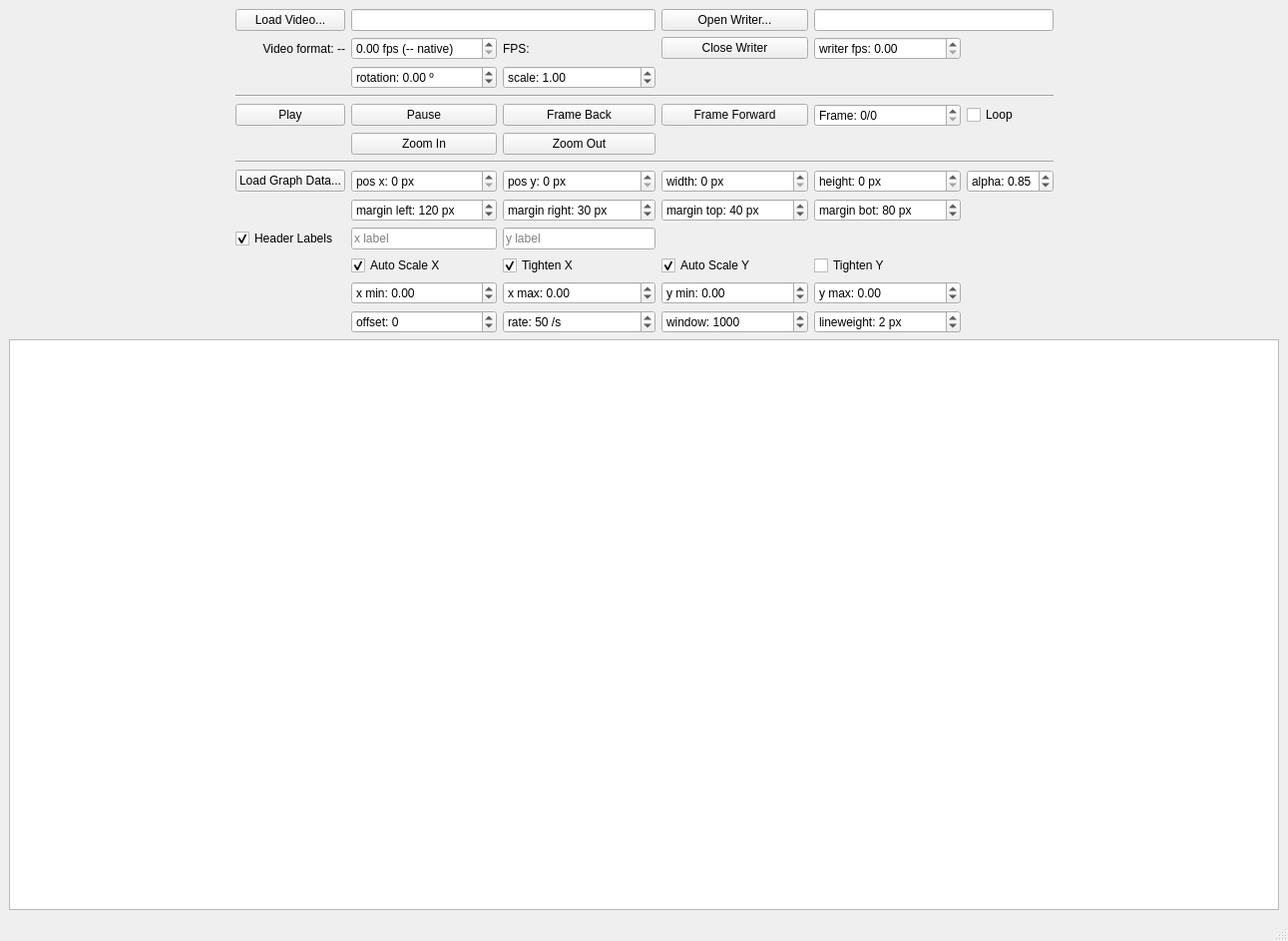
<?xml version="1.0" encoding="UTF-8"?>
<ui version="4.0">
 <class>MainWindow</class>
 <widget class="QMainWindow" name="MainWindow">
  <property name="geometry">
   <rect>
    <x>0</x>
    <y>0</y>
    <width>1291</width>
    <height>943</height>
   </rect>
  </property>
  <property name="windowTitle">
   <string>CV Movie Plot</string>
  </property>
  <widget class="QWidget" name="centralwidget">
   <layout class="QGridLayout" name="gridLayout">
    <item row="3" column="3">
     <widget class="QDoubleSpinBox" name="doubleSpinBoxScale">
      <property name="prefix">
       <string>scale: </string>
      </property>
      <property name="singleStep">
       <double>0.100000000000000</double>
      </property>
      <property name="value">
       <double>1.000000000000000</double>
      </property>
     </widget>
    </item>
    <item row="2" column="1">
     <widget class="QLabel" name="labelVideoFormat">
      <property name="text">
       <string>Video format: --</string>
      </property>
      <property name="alignment">
       <set>Qt::AlignRight|Qt::AlignTrailing|Qt::AlignVCenter</set>
      </property>
     </widget>
    </item>
    <item row="12" column="3">
     <widget class="QDoubleSpinBox" name="doubleSpinBoxXMax">
      <property name="prefix">
       <string>x max: </string>
      </property>
      <property name="minimum">
       <double>-999999999999999983222784.000000000000000</double>
      </property>
      <property name="maximum">
       <double>100000000000000004764729344.000000000000000</double>
      </property>
     </widget>
    </item>
    <item row="0" column="5" colspan="2">
     <widget class="QLineEdit" name="lineEditFileNameOut"/>
    </item>
    <item row="8" column="3">
     <widget class="QSpinBox" name="spinBoxGraphY">
      <property name="suffix">
       <string> px</string>
      </property>
      <property name="prefix">
       <string>pos y: </string>
      </property>
     </widget>
    </item>
    <item row="11" column="4">
     <widget class="QCheckBox" name="checkBoxAutoScaleY">
      <property name="text">
       <string>Auto Scale Y</string>
      </property>
      <property name="checked">
       <bool>true</bool>
      </property>
     </widget>
    </item>
    <item row="8" column="1">
     <widget class="QPushButton" name="pushButtonLoadGraph">
      <property name="text">
       <string>Load Graph Data...</string>
      </property>
     </widget>
    </item>
    <item row="6" column="2">
     <widget class="QPushButton" name="pushButtonZoomIn">
      <property name="text">
       <string>Zoom In</string>
      </property>
     </widget>
    </item>
    <item row="7" column="1" colspan="6">
     <widget class="Line" name="line">
      <property name="orientation">
       <enum>Qt::Horizontal</enum>
      </property>
     </widget>
    </item>
    <item row="10" column="1">
     <widget class="QCheckBox" name="checkBoxHasHeaders">
      <property name="text">
       <string>Header Labels</string>
      </property>
      <property name="checked">
       <bool>true</bool>
      </property>
     </widget>
    </item>
    <item row="3" column="2">
     <widget class="QDoubleSpinBox" name="doubleSpinBoxRotate">
      <property name="prefix">
       <string>rotation: </string>
      </property>
      <property name="suffix">
       <string> º</string>
      </property>
      <property name="minimum">
       <double>-360.000000000000000</double>
      </property>
      <property name="maximum">
       <double>360.000000000000000</double>
      </property>
      <property name="value">
       <double>0.000000000000000</double>
      </property>
     </widget>
    </item>
    <item row="8" column="4">
     <widget class="QSpinBox" name="spinBoxGraphW">
      <property name="suffix">
       <string> px</string>
      </property>
      <property name="prefix">
       <string>width: </string>
      </property>
     </widget>
    </item>
    <item row="2" column="2">
     <widget class="QDoubleSpinBox" name="doubleSpinBoxFpsSet">
      <property name="suffix">
       <string> fps (-- native)</string>
      </property>
     </widget>
    </item>
    <item row="8" column="5">
     <widget class="QSpinBox" name="spinBoxGraphH">
      <property name="suffix">
       <string> px</string>
      </property>
      <property name="prefix">
       <string>height: </string>
      </property>
     </widget>
    </item>
    <item row="2" column="3">
     <widget class="QLabel" name="labelCurrentFps">
      <property name="text">
       <string>FPS: </string>
      </property>
     </widget>
    </item>
    <item row="5" column="5">
     <widget class="QSpinBox" name="spinBoxFrame">
      <property name="suffix">
       <string>/0</string>
      </property>
      <property name="prefix">
       <string>Frame: </string>
      </property>
      <property name="maximum">
       <number>999999999</number>
      </property>
     </widget>
    </item>
    <item row="11" column="5">
     <widget class="QCheckBox" name="checkBoxTightenY">
      <property name="text">
       <string>Tighten Y</string>
      </property>
      <property name="checked">
       <bool>false</bool>
      </property>
     </widget>
    </item>
    <item row="12" column="4">
     <widget class="QDoubleSpinBox" name="doubleSpinBoxYMin">
      <property name="prefix">
       <string>y min: </string>
      </property>
      <property name="minimum">
       <double>-999999999999999983222784.000000000000000</double>
      </property>
      <property name="maximum">
       <double>100000000000000004764729344.000000000000000</double>
      </property>
     </widget>
    </item>
    <item row="11" column="3">
     <widget class="QCheckBox" name="checkBoxTightenX">
      <property name="text">
       <string>Tighten X</string>
      </property>
      <property name="checked">
       <bool>true</bool>
      </property>
     </widget>
    </item>
    <item row="13" column="3">
     <widget class="QSpinBox" name="spinBoxXRate">
      <property name="suffix">
       <string> /s</string>
      </property>
      <property name="prefix">
       <string>rate: </string>
      </property>
      <property name="maximum">
       <number>999999999</number>
      </property>
      <property name="value">
       <number>50</number>
      </property>
     </widget>
    </item>
    <item row="10" column="3">
     <widget class="QLineEdit" name="lineEditYLabel">
      <property name="sizePolicy">
       <sizepolicy hsizetype="Minimum" vsizetype="Fixed">
        <horstretch>0</horstretch>
        <verstretch>0</verstretch>
       </sizepolicy>
      </property>
      <property name="placeholderText">
       <string>y label</string>
      </property>
     </widget>
    </item>
    <item row="8" column="7">
     <spacer name="horizontalSpacer">
      <property name="orientation">
       <enum>Qt::Horizontal</enum>
      </property>
      <property name="sizeHint" stdset="0">
       <size>
        <width>40</width>
        <height>20</height>
       </size>
      </property>
     </spacer>
    </item>
    <item row="2" column="4">
     <widget class="QPushButton" name="pushButtonCloseWriter">
      <property name="text">
       <string>Close Writer</string>
      </property>
     </widget>
    </item>
    <item row="8" column="6">
     <widget class="QDoubleSpinBox" name="doubleSpinBoxGraphAlpha">
      <property name="prefix">
       <string>alpha: </string>
      </property>
      <property name="maximum">
       <double>1.000000000000000</double>
      </property>
      <property name="singleStep">
       <double>0.100000000000000</double>
      </property>
      <property name="value">
       <double>0.850000000000000</double>
      </property>
     </widget>
    </item>
    <item row="10" column="2">
     <widget class="QLineEdit" name="lineEditXLabel">
      <property name="sizePolicy">
       <sizepolicy hsizetype="Minimum" vsizetype="Fixed">
        <horstretch>0</horstretch>
        <verstretch>0</verstretch>
       </sizepolicy>
      </property>
      <property name="placeholderText">
       <string>x label</string>
      </property>
     </widget>
    </item>
    <item row="5" column="1">
     <widget class="QPushButton" name="pushButtonPlay">
      <property name="text">
       <string>Play</string>
      </property>
     </widget>
    </item>
    <item row="5" column="2">
     <widget class="QPushButton" name="pushButtonPause">
      <property name="text">
       <string>Pause</string>
      </property>
     </widget>
    </item>
    <item row="12" column="5">
     <widget class="QDoubleSpinBox" name="doubleSpinBoxYMax">
      <property name="prefix">
       <string>y max: </string>
      </property>
      <property name="minimum">
       <double>-999999999999999983222784.000000000000000</double>
      </property>
      <property name="maximum">
       <double>100000000000000004764729344.000000000000000</double>
      </property>
     </widget>
    </item>
    <item row="13" column="5">
     <widget class="QSpinBox" name="spinBoxLineWeight">
      <property name="suffix">
       <string> px</string>
      </property>
      <property name="prefix">
       <string>lineweight: </string>
      </property>
      <property name="value">
       <number>2</number>
      </property>
     </widget>
    </item>
    <item row="2" column="5">
     <widget class="QDoubleSpinBox" name="doubleSpinBoxWriterFps">
      <property name="prefix">
       <string>writer fps: </string>
      </property>
     </widget>
    </item>
    <item row="0" column="4">
     <widget class="QPushButton" name="pushButtonOpenWriter">
      <property name="text">
       <string>Open Writer...</string>
      </property>
     </widget>
    </item>
    <item row="8" column="2">
     <widget class="QSpinBox" name="spinBoxGraphX">
      <property name="suffix">
       <string> px</string>
      </property>
      <property name="prefix">
       <string>pos x: </string>
      </property>
     </widget>
    </item>
    <item row="13" column="2">
     <widget class="QSpinBox" name="spinBoxXOffset">
      <property name="suffix">
       <string/>
      </property>
      <property name="prefix">
       <string>offset: </string>
      </property>
      <property name="minimum">
       <number>-999999999</number>
      </property>
      <property name="maximum">
       <number>999999999</number>
      </property>
     </widget>
    </item>
    <item row="13" column="4">
     <widget class="QSpinBox" name="spinBoxXWindow">
      <property name="prefix">
       <string>window: </string>
      </property>
      <property name="maximum">
       <number>999999999</number>
      </property>
      <property name="value">
       <number>1000</number>
      </property>
     </widget>
    </item>
    <item row="12" column="2">
     <widget class="QDoubleSpinBox" name="doubleSpinBoxXMin">
      <property name="prefix">
       <string>x min: </string>
      </property>
      <property name="minimum">
       <double>-999999999999999983222784.000000000000000</double>
      </property>
      <property name="maximum">
       <double>100000000000000004764729344.000000000000000</double>
      </property>
     </widget>
    </item>
    <item row="0" column="1">
     <widget class="QPushButton" name="pushButtonLoadVideo">
      <property name="text">
       <string>Load Video...</string>
      </property>
     </widget>
    </item>
    <item row="6" column="3">
     <widget class="QPushButton" name="pushButtonZoomOut">
      <property name="text">
       <string>Zoom Out</string>
      </property>
     </widget>
    </item>
    <item row="5" column="3">
     <widget class="QPushButton" name="pushButtonFrameBack">
      <property name="text">
       <string>Frame Back</string>
      </property>
     </widget>
    </item>
    <item row="4" column="1" colspan="6">
     <widget class="Line" name="line_2">
      <property name="orientation">
       <enum>Qt::Horizontal</enum>
      </property>
     </widget>
    </item>
    <item row="5" column="6">
     <widget class="QCheckBox" name="checkBoxLoop">
      <property name="text">
       <string>Loop</string>
      </property>
     </widget>
    </item>
    <item row="5" column="4">
     <widget class="QPushButton" name="pushButtonFrameForward">
      <property name="text">
       <string>Frame Forward</string>
      </property>
     </widget>
    </item>
    <item row="15" column="0" colspan="8">
     <widget class="QGraphicsView" name="graphicsView"/>
    </item>
    <item row="8" column="0">
     <spacer name="horizontalSpacer_2">
      <property name="orientation">
       <enum>Qt::Horizontal</enum>
      </property>
      <property name="sizeHint" stdset="0">
       <size>
        <width>40</width>
        <height>20</height>
       </size>
      </property>
     </spacer>
    </item>
    <item row="0" column="2" colspan="2">
     <widget class="QLineEdit" name="lineEditFileName"/>
    </item>
    <item row="11" column="2">
     <widget class="QCheckBox" name="checkBoxAutoScaleX">
      <property name="text">
       <string>Auto Scale X</string>
      </property>
      <property name="checked">
       <bool>true</bool>
      </property>
     </widget>
    </item>
    <item row="9" column="3">
     <widget class="QSpinBox" name="spinBoxMarginRight">
      <property name="suffix">
       <string> px</string>
      </property>
      <property name="prefix">
       <string>margin right: </string>
      </property>
      <property name="maximum">
       <number>999999999</number>
      </property>
      <property name="value">
       <number>30</number>
      </property>
     </widget>
    </item>
    <item row="9" column="4">
     <widget class="QSpinBox" name="spinBoxMarginTop">
      <property name="suffix">
       <string> px</string>
      </property>
      <property name="prefix">
       <string>margin top: </string>
      </property>
      <property name="maximum">
       <number>999999999</number>
      </property>
      <property name="value">
       <number>40</number>
      </property>
     </widget>
    </item>
    <item row="9" column="5">
     <widget class="QSpinBox" name="spinBoxMarginBottom">
      <property name="suffix">
       <string> px</string>
      </property>
      <property name="prefix">
       <string>margin bot: </string>
      </property>
      <property name="maximum">
       <number>999999999</number>
      </property>
      <property name="value">
       <number>80</number>
      </property>
     </widget>
    </item>
    <item row="9" column="2">
     <widget class="QSpinBox" name="spinBoxMarginLeft">
      <property name="suffix">
       <string> px</string>
      </property>
      <property name="prefix">
       <string>margin left: </string>
      </property>
      <property name="maximum">
       <number>999999999</number>
      </property>
      <property name="value">
       <number>120</number>
      </property>
     </widget>
    </item>
   </layout>
  </widget>
  <widget class="QMenuBar" name="menubar">
   <property name="geometry">
    <rect>
     <x>0</x>
     <y>0</y>
     <width>1291</width>
     <height>22</height>
    </rect>
   </property>
  </widget>
  <widget class="QStatusBar" name="statusbar"/>
 </widget>
 <tabstops>
  <tabstop>pushButtonLoadVideo</tabstop>
  <tabstop>lineEditFileName</tabstop>
  <tabstop>lineEditFileNameOut</tabstop>
  <tabstop>doubleSpinBoxFpsSet</tabstop>
  <tabstop>pushButtonPlay</tabstop>
  <tabstop>pushButtonPause</tabstop>
  <tabstop>pushButtonFrameBack</tabstop>
  <tabstop>pushButtonFrameForward</tabstop>
  <tabstop>spinBoxFrame</tabstop>
  <tabstop>checkBoxLoop</tabstop>
  <tabstop>pushButtonZoomIn</tabstop>
  <tabstop>pushButtonZoomOut</tabstop>
  <tabstop>pushButtonLoadGraph</tabstop>
  <tabstop>spinBoxGraphX</tabstop>
  <tabstop>spinBoxGraphY</tabstop>
  <tabstop>spinBoxGraphW</tabstop>
  <tabstop>spinBoxGraphH</tabstop>
  <tabstop>doubleSpinBoxGraphAlpha</tabstop>
  <tabstop>checkBoxHasHeaders</tabstop>
  <tabstop>lineEditXLabel</tabstop>
  <tabstop>lineEditYLabel</tabstop>
  <tabstop>checkBoxAutoScaleX</tabstop>
  <tabstop>doubleSpinBoxXMin</tabstop>
  <tabstop>doubleSpinBoxXMax</tabstop>
  <tabstop>checkBoxTightenX</tabstop>
  <tabstop>checkBoxAutoScaleY</tabstop>
  <tabstop>doubleSpinBoxYMin</tabstop>
  <tabstop>doubleSpinBoxYMax</tabstop>
  <tabstop>checkBoxTightenY</tabstop>
  <tabstop>spinBoxXOffset</tabstop>
  <tabstop>spinBoxXRate</tabstop>
  <tabstop>spinBoxXWindow</tabstop>
  <tabstop>spinBoxLineWeight</tabstop>
  <tabstop>graphicsView</tabstop>
 </tabstops>
 <resources/>
 <connections/>
</ui>
